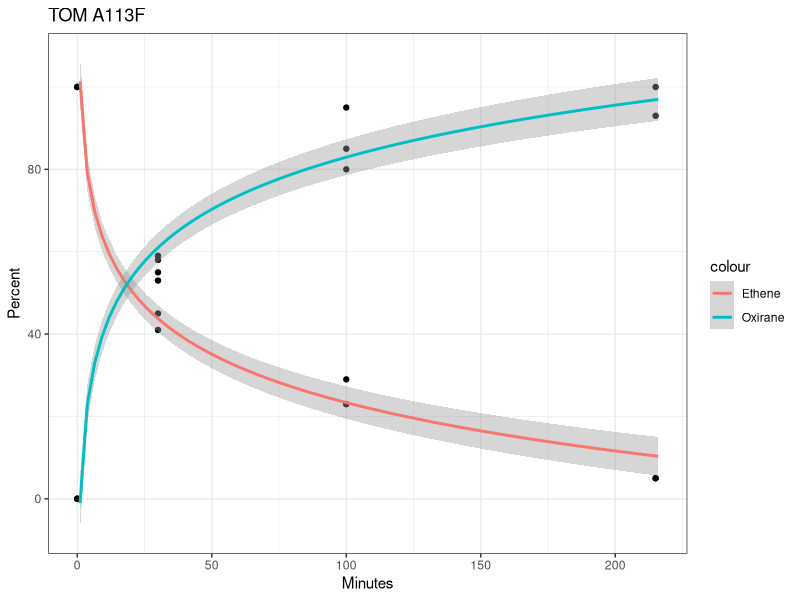

This figure's R source: (Note: this script raises an error after producing the figure.)
library(ggplot2)

d=read.csv('time-course-to-300-min.csv')
d$eth = d$eth * 100
d$oxi = d$oxi * 100

ggplot(d, group=sample, color=sample) +
geom_point(aes(d$mins, d$eth)) + 
geom_point(aes(d$mins, d$oxi)) + 
stat_smooth(aes(d$mins+1, d$eth, color="Ethene"), method=lm, formula=y~log(x,10)) + 
stat_smooth(aes(d$mins+1, d$oxi, color="Oxirane"), method=lm, formula=y~log(x,10)) +
labs(x="Minutes", y="Percent", title="TOM A113F" ) + 
theme_bw() +
ggsave('time-course.png',width=5,height=5) 
